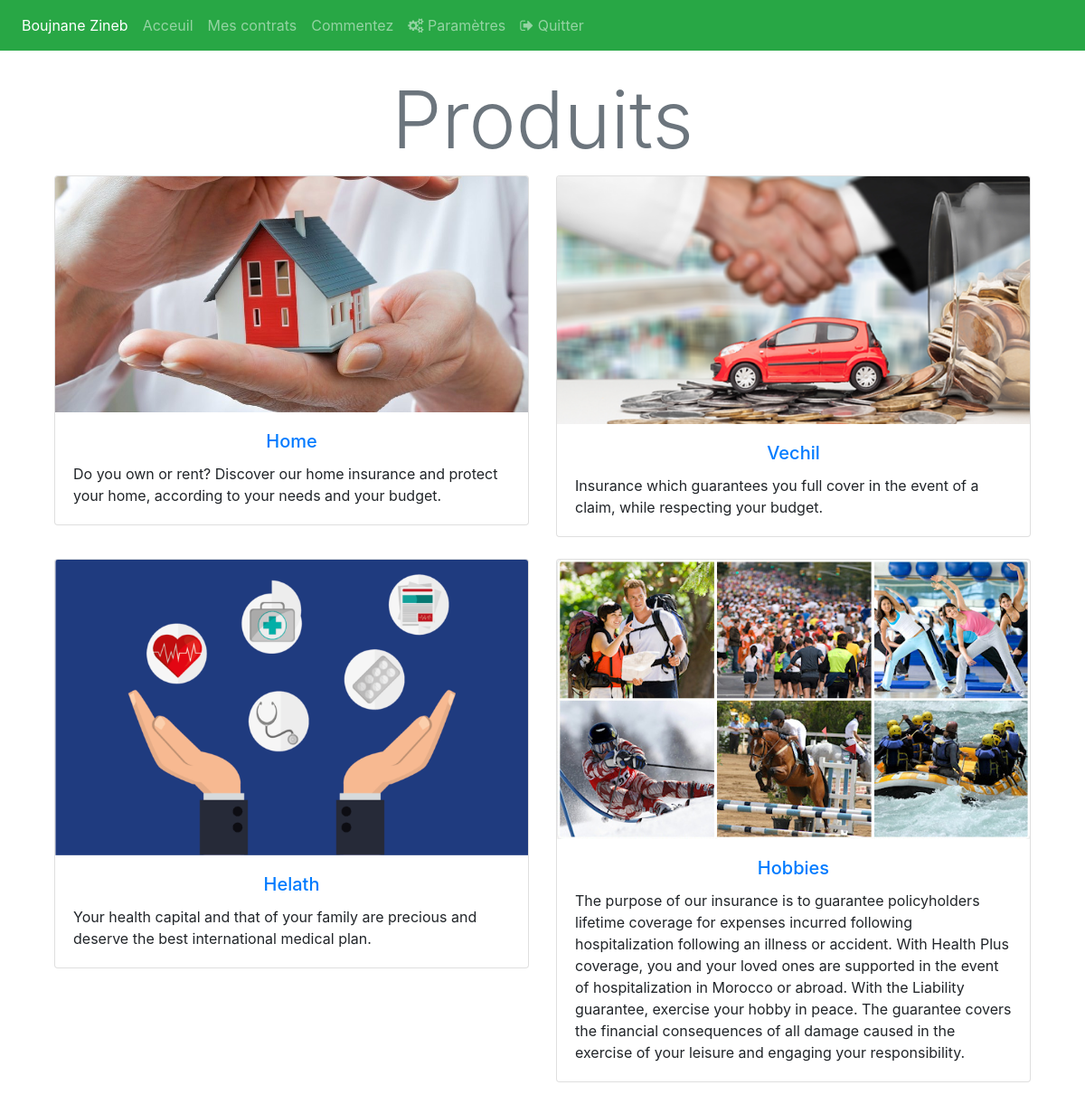
Screenshot of /Client/dashboard.php (signed in) with the database file from the repository.
### tables this page shows
CREATE TABLE `insurance` (
  `idAsr` int(11) NOT NULL,
  `Nom` varchar(50) NOT NULL,
  `Image` varchar(150) NOT NULL,
  `Description` text NOT NULL
);

### Client/Include/fct/fonction.php (called while the page is built, shortened)
<?php
    function returnAssur ($table,$colone=null,$condition=null)
    {
        global $cnx;
        if($colone != null && $condition != null){
            $sql    = "SELECT * FROM $table WHERE $colone = ? ";
        }else{
            $sql    = "SELECT * FROM $table";
        }
        $req    = $cnx->prepare($sql);
        $req->execute(array($condition));
        $rows    = $req->fetchAll();
        return $rows;
    }
            ?>

### Client/product.php (the view, shortened to what this page needs)
<?php
        $option = isset($_GET['opt'])? $_GET['opt'] :'';
            if($option == ''){
        ?>
<div class="container">
    <h1 class="display-2 text-center text-secondary">Produits</h1>
<?php
            $rows    = returnAssur ('insurance');
            if(!$rows){
                echo '<div class="container"><div class="alert mt-5 alert-danger" role="alert">
                    Url no-valid!
                </div></div>';
            }else{
                echo '<div class="row row-cols-1 row-cols-md-2">';
                foreach($rows as $row){
?>
<div class="col mb-4">
    <div class="card">
        <img src="../Upload/imgs/<?php echo $row['Image'];?>" class="card-img-top" alt="...">
        <div class="card-body">
            <h5 class="card-title text-center"><a href="?opt=<?php echo $row['Nom'];?>"><?php echo $row['Nom'];?></a></h5>
            <p class="card-text"><?php echo $row['Description'];?></p>
        </div>
    </div>
</div>
<?php
                }
                echo '</div>';
            }
            echo '</div>';
            }elseif($option == 'Home'){
                returnOffre ($option);
            }elseif($option == 'Helath'){
                returnOffre ($option);
            }elseif($option == 'Vechil'){
                returnOffre ($option);
            }elseif($option == 'Hobbies'){
                returnOffre ($option);
            }else{
                echo '
                <div class="container"><div class="alert mt-5 alert-danger" role="alert">
                    url no-valid ! <strong>Error 404</strong>
                </div></div>';
    }

### rows the page displays
insurance: Image (picture), Nom "Home", Description "Do you own or rent? Discover our home insurance and protect your home, according to your needs and your budget."
insurance: Image (picture), Nom "Vechil", Description "Insurance which guarantees you full cover in the event of a claim, while respecting your budget."
insurance: Image (picture), Nom "Helath", Description "Your health capital and that of your family are precious and deserve the best international medical plan."
insurance: Image (picture), Nom "Hobbies", Description "The purpose of our insurance is to guarantee policyholders lifetime coverage for expenses incurred following hospitalization following an illness or accident. With Health Plus coverage, you and your loved ones are supported in the event of hospitalization in Morocco or abroad. With the Liability guarantee, exercise your hobby in peace. The guarantee covers the financial consequences of all damage caused in the exercise of your leisure and engaging your responsibility."

### other values shown
$_SESSION['nom'] "Boujnane"
$_SESSION['prenom'] "Zineb"
